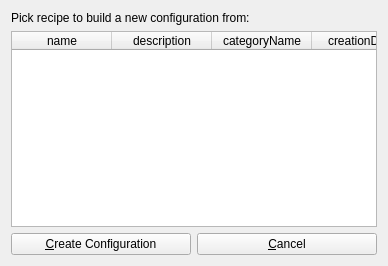
<?xml version="1.0" encoding="UTF-8"?>
<ui version="4.0">
 <class>recipe_select</class>
 <widget class="QWidget" name="recipe_select">
  <property name="geometry">
   <rect>
    <x>0</x>
    <y>0</y>
    <width>388</width>
    <height>266</height>
   </rect>
  </property>
  <property name="windowTitle">
   <string>Create configuraton from recipe</string>
  </property>
  <property name="windowIcon">
   <iconset resource="../configurator.qrc">
    <normaloff>:/images/recipes.png</normaloff>:/images/recipes.png</iconset>
  </property>
  <property name="action" stdset="0">
   <string>RecipeComponentEdit component { id={main.id}; quantity {{main.quantity}} }</string>
  </property>
  <property name="answer" stdset="0">
   <string>RecipeComponentEdit component { id={component.selected}; quantity {{quantity}} }</string>
  </property>
  <layout class="QGridLayout" name="gridLayout">
   <item row="1" column="0">
    <widget class="QTableWidget" name="recipe">
     <property name="horizontalScrollBarPolicy">
      <enum>Qt::ScrollBarAlwaysOff</enum>
     </property>
     <property name="alternatingRowColors">
      <bool>true</bool>
     </property>
     <property name="selectionMode">
      <enum>QAbstractItemView::SingleSelection</enum>
     </property>
     <property name="selectionBehavior">
      <enum>QAbstractItemView::SelectRows</enum>
     </property>
     <property name="showGrid">
      <bool>true</bool>
     </property>
     <property name="gridStyle">
      <enum>Qt::DotLine</enum>
     </property>
     <property name="sortingEnabled">
      <bool>true</bool>
     </property>
     <property name="action" stdset="0">
      <string notr="true">RecipeListRequest recipe {}</string>
     </property>
     <property name="synonym:recipe" stdset="0">
      <string>row</string>
     </property>
     <attribute name="horizontalHeaderShowSortIndicator" stdset="0">
      <bool>true</bool>
     </attribute>
     <attribute name="verticalHeaderStretchLastSection">
      <bool>false</bool>
     </attribute>
     <column>
      <property name="text">
       <string>name</string>
      </property>
     </column>
     <column>
      <property name="text">
       <string>description</string>
      </property>
     </column>
     <column>
      <property name="text">
       <string>categoryName</string>
      </property>
     </column>
     <column>
      <property name="text">
       <string>creationDate</string>
      </property>
     </column>
     <column>
      <property name="text">
       <string>comment</string>
      </property>
     </column>
    </widget>
   </item>
   <item row="3" column="0">
    <layout class="QHBoxLayout" name="horizontalLayout">
     <item>
      <widget class="QPushButton" name="select">
       <property name="text">
        <string>&amp;Create Configuration</string>
       </property>
       <property name="form" stdset="0">
        <string>configuration_add?recipe_id={recipe.selected}</string>
       </property>
       <property name="datasignal:clicked" stdset="0">
        <string>select_recipe</string>
       </property>
       <property name="state:enabled" stdset="0">
        <string>{recipe.selected}&gt;0</string>
       </property>
      </widget>
     </item>
     <item>
      <widget class="QPushButton" name="cancel">
       <property name="text">
        <string>&amp;Cancel</string>
       </property>
       <property name="form" stdset="0">
        <string notr="true">_CLOSE_</string>
       </property>
      </widget>
     </item>
    </layout>
   </item>
   <item row="0" column="0">
    <widget class="QLabel" name="label">
     <property name="text">
      <string>Pick recipe to build a new configuration from:</string>
     </property>
    </widget>
   </item>
  </layout>
 </widget>
 <tabstops>
  <tabstop>recipe</tabstop>
  <tabstop>select</tabstop>
  <tabstop>cancel</tabstop>
 </tabstops>
 <resources>
  <include location="../configurator.qrc"/>
 </resources>
 <connections>
  <connection>
   <sender>recipe</sender>
   <signal>doubleClicked(QModelIndex)</signal>
   <receiver>select</receiver>
   <slot>click()</slot>
   <hints>
    <hint type="sourcelabel">
     <x>105</x>
     <y>124</y>
    </hint>
    <hint type="destinationlabel">
     <x>108</x>
     <y>245</y>
    </hint>
   </hints>
  </connection>
 </connections>
</ui>
